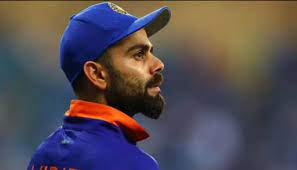
#> input picture DA 1/Virat.jpeg, 297 x 170 px, given in place of Virat.jpg, which was not available
$ python GRAY.py
#> lines starting #> are read from the running program, lines starting #| are printed output that depends on the picture
from matplotlib import pyplot as plt
from skimage import io
img = io.imread('Virat.jpg', as_gray=True)
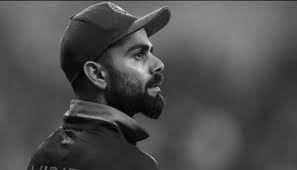
#> img: shape (170, 297) float64; min 0.000833, max 0.938, mean 0.309
plt.imshow(img)

$ run again, with DA 1/Colour.jpeg copied over DA 1/Virat.jpeg
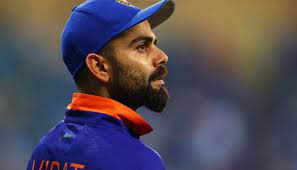
#> input picture DA 1/Colour.jpeg, 297 x 170 px, given in place of Virat.jpg, which was not available
#> `img = io.imread('Virat.jpg', as_gray=True)`:
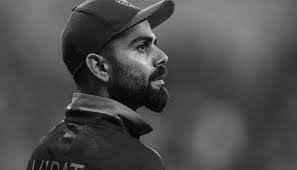
#> img: shape (170, 297) float64; min 0.000833, max 0.879, mean 0.302
